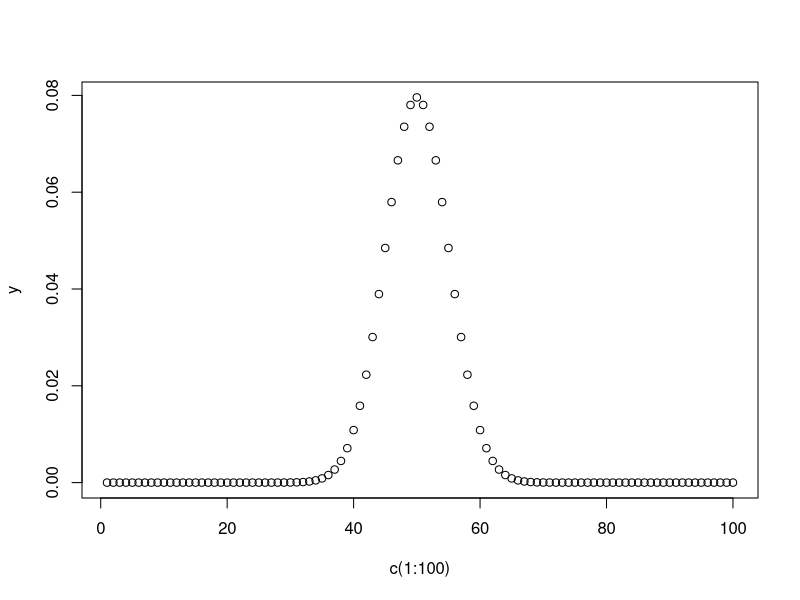
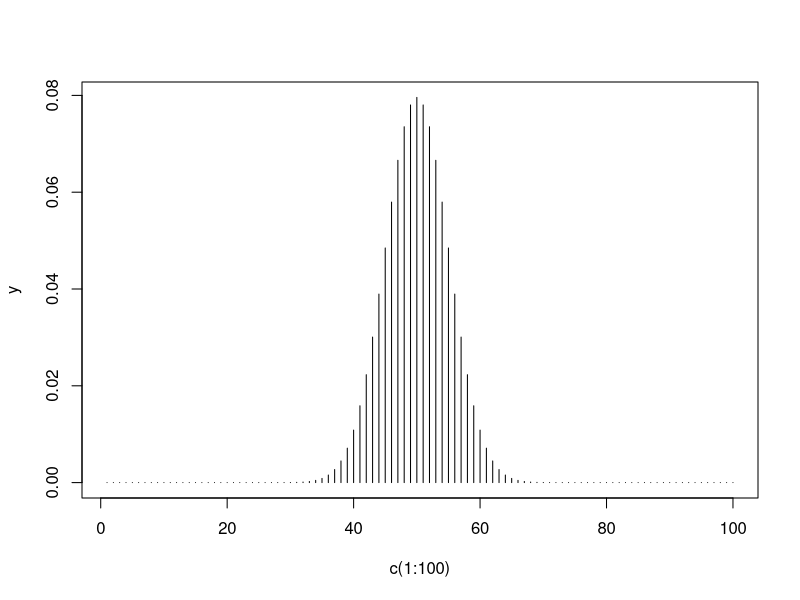
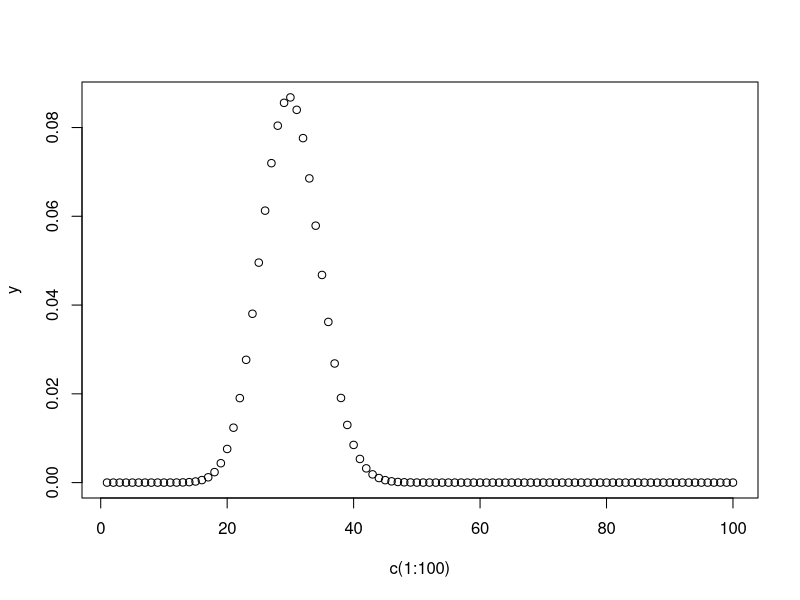
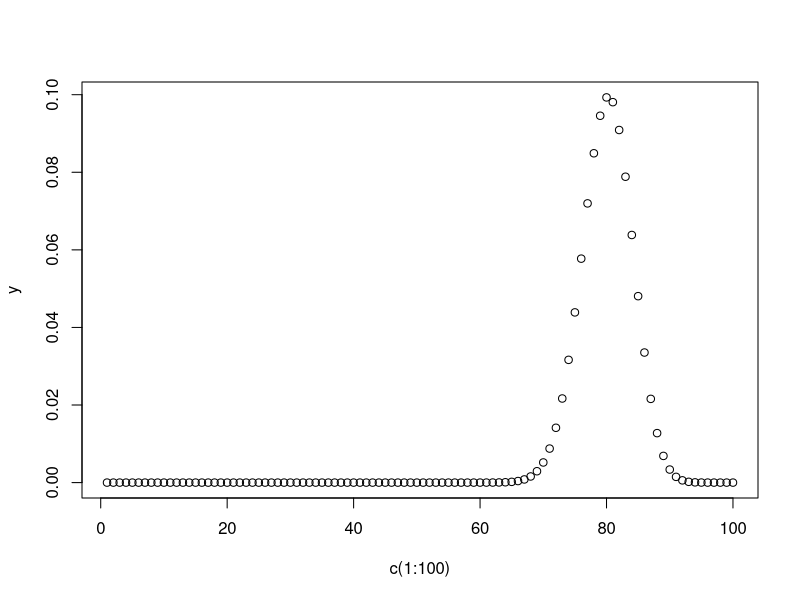
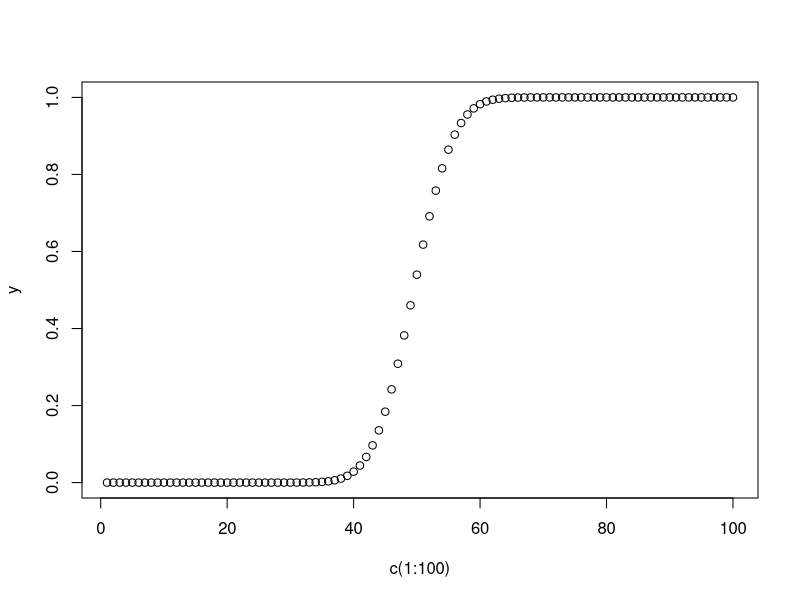
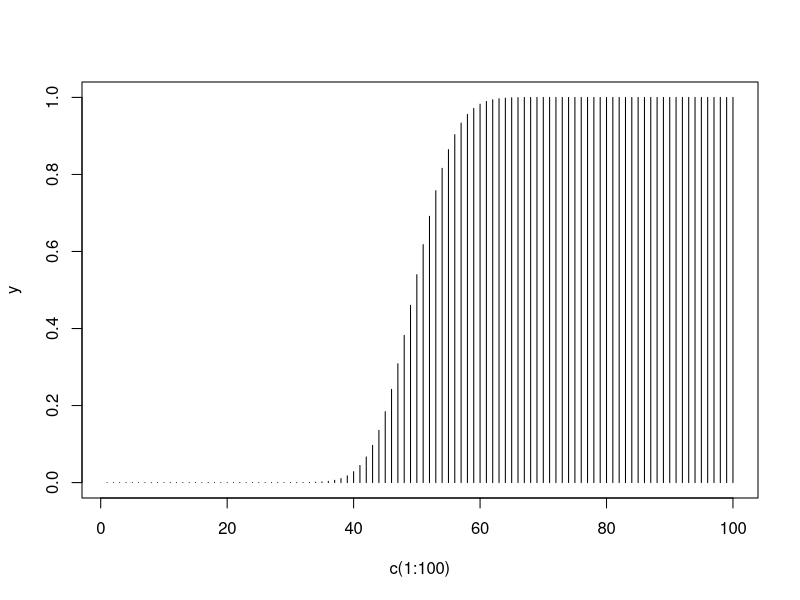

The R source for these figures, in order:
## 이항분포
?dbinom
dbinom(x = 0, size = 5, prob = 0.25)
dbinom(x = 1, size = 5, prob = 0.25)
dbinom(x = 3, size = 5, prob = 0.25)

y <- dbinom(x = c(1:100), size = 100, prob = 0.5)
# 확률 : 0.5 / 100번시행(size) / 1번 성공할 확률, 2번, 3번 ... 100번
# sample space : c(1:100)에 성공확률이 0.5인 베르누이 시행을 100번 했을때
plot(c(1:100) , y)
plot(c(1:100) , y, type = "h")

y <- dbinom(x = c(1:100), size = 100, prob = 0.3)
plot(c(1:100) , y)

y <- dbinom(x = c(1:100), size = 100, prob = 0.8)
plot(c(1:100) , y)


## 누적이항분포
pbinom(q = 3, size = 5, prob = 0.25 , lower.tail = TRUE)
# P(X<=3) 확률계산       
pbinom(q = 3, size = 5, prob = 0.25 , lower.tail = FALSE)
# P(X>3) 확률계산       

d0 <- dbinom(x = 0, size = 5, prob = 0.25)
d1 <- dbinom(x = 1, size = 5, prob = 0.25)
d2 <- dbinom(x = 2, size = 5, prob = 0.25)
d3 <- dbinom(x = 3, size = 5, prob = 0.25)
d4 <- dbinom(x = 4, size = 5, prob = 0.25)
d5 <- dbinom(x = 5, size = 5, prob = 0.25)

d0 + d1 + d2 + d3
d4 + d5

y <- pbinom(q = c(1:100), size = 100, prob = 0.5)
# 확률 : 0.5 / 100번시행(size) / 1번 성공할 확률, 2번, 3번 ... 100번
plot(c(1:100) , y)
plot(c(1:100) , y, type = "h")


## 이항분포 난수 생성
rbinom(n = 10, size = 100, prob = 0.5)


# 이항분포에서 prob를 모를때
dbinom(x = 50, size = 100, prob = 0.5) 
# 0.5모를때 0.07이상이 나오는 확률을 찾아라

seq_prob <- seq(from = 0, to = 1, by = 0.01)
binom_value <- c()

for(i in 0:length(seq_prob)){
  binom_value.tmp <- dbinom(x = 50, size = 100, prob = seq_prob[i])
  binom_value <- append(binom_value, binom_value.tmp)
  cat("prob =" , seq_prob[i], "일때 dbinom =",  binom_value.tmp,"\n")
  
  Sys.sleep(time = 0.3)
}

library(tidyverse)
data.frame(seq_prob, binom_value) %>% filter(binom_value >= 0.07)


pbinom(q = 2, size = 18, prob = 0.2 , lower.tail = TRUE)
dbinom(x = 0, size = 18, prob = 0.2) 
dbinom(x = 1, size = 18, prob = 0.2)
